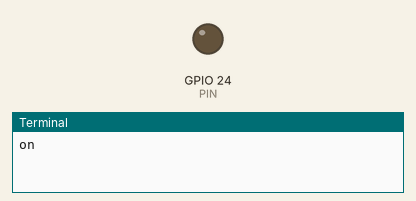
The program below on a simulated Raspberry Pi (BCM pin numbers). Parts: output pins drawn as LEDs (lit = HIGH), the last lines printed to the terminal.

Above: at 1.0 s.
At 3.0 s:
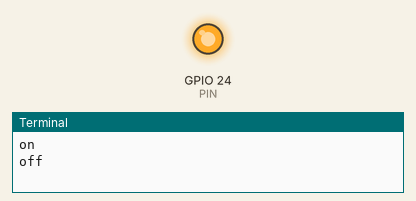
Timing chart, 0 to 5.2 s (numbered marks = the images above):
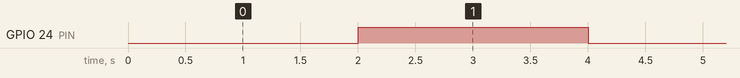

The program:

test.py
```python
from time import sleep
try:
    import RPi.GPIO as GPIO
except RuntimeError:
    print("Error importing RPi.GPIO! This is probably because you need superuser privileges.  You can achieve this by using 'sudo' to run your script")

BLINK_TIME_SECONDS = 2
PIN = 24
GPIO.setmode(GPIO.BCM)
GPIO.setup(PIN, GPIO.OUT)

try:
    while True:
        print("on")
        GPIO.output(PIN, GPIO.LOW)
        sleep(BLINK_TIME_SECONDS)
        print("off")
        GPIO.output(PIN, GPIO.HIGH)
        sleep(BLINK_TIME_SECONDS)

except KeyboardInterrupt:
    GPIO.cleanup()
```

Measured:
- by itself, GPIO 24 (PIN): alternates HIGH for 2.0 s and LOW for 2.0 s
